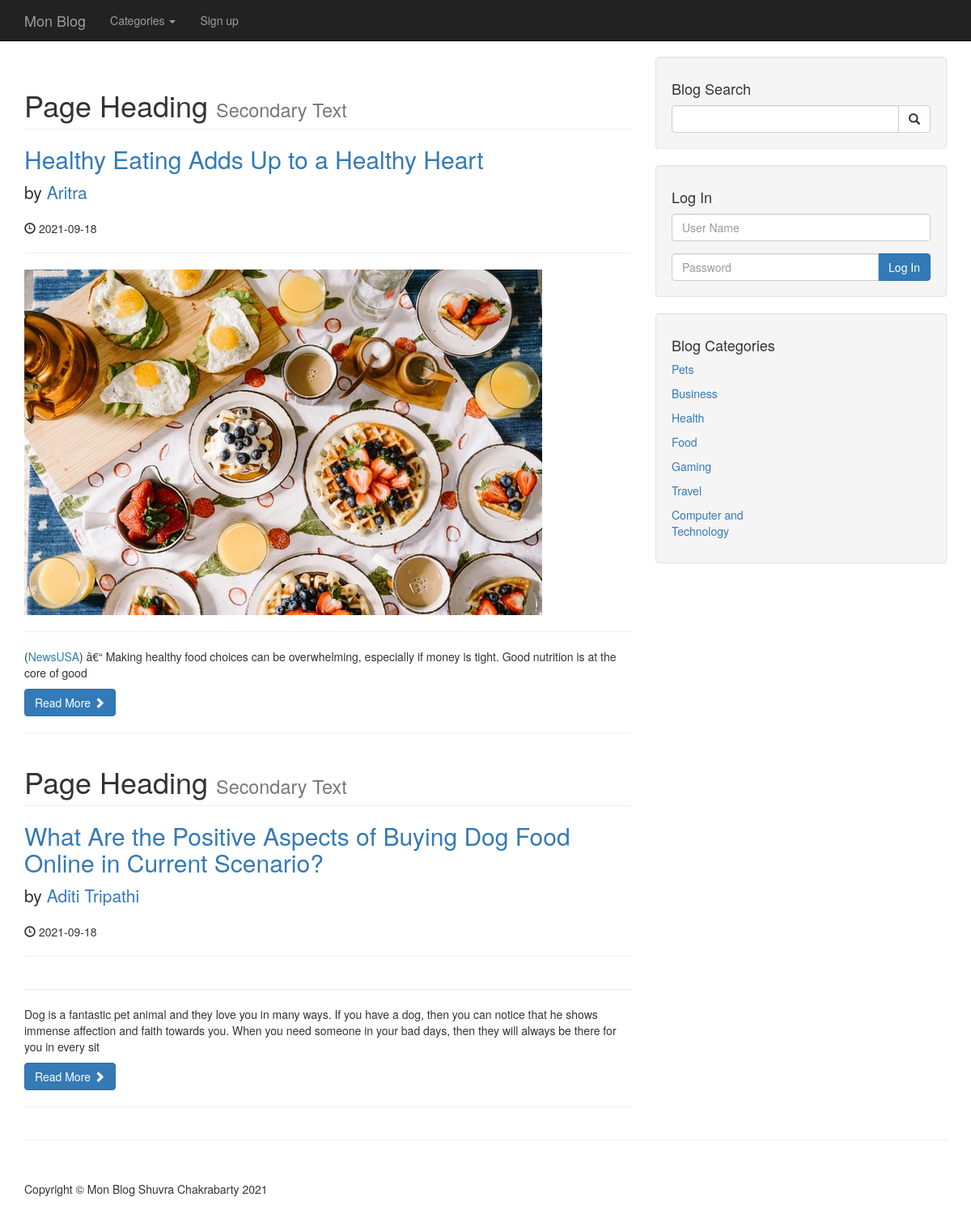
The page /category.php?cat_id=21 on the database its author committed.
### tables this page shows
CREATE TABLE `posts` (
  `post_id` int(11) NOT NULL,
  `post_category_id` int(10) NOT NULL,
  `post_author` varchar(255) NOT NULL,
  `post_comment_counts` int(11) NOT NULL DEFAULT '0',
  `post_content` mediumtext NOT NULL,
  `post_image` text NOT NULL,
  `post_status` varchar(255) NOT NULL DEFAULT 'draft',
  `post_tags` varchar(255) NOT NULL,
  `post_title` varchar(255) NOT NULL,
  `post_date` date NOT NULL,
  `post_views` int(100) NOT NULL DEFAULT '0',
  `post_author_id` int(11) NOT NULL
);

CREATE TABLE `categories` (
  `cat_id` int(11) NOT NULL,
  `cat_title` varchar(300) NOT NULL
);

### category.php (the view, shortened to what this page needs)
<?php
include "include/header.php";
?>
    <?php include 'include/navigation.php' ?>
    <div class="container">
    <div class="row">
        <div class="col-md-8">
            <?php
            if(isset($_GET['cat_id'])){
            $cat_id = $_GET['cat_id'];
            $cat_id = mysqli_real_escape_string($connect,$cat_id);
            $query = "SELECT * FROM posts where post_category_id = '$cat_id'";
            $select_all_from_query = mysqli_query($connect,$query);
            while ($row = mysqli_fetch_assoc($select_all_from_query)){
                $post_id = $row['post_id'];
                $post_author = $row['post_author'];
                $post_content = substr($row['post_content'],0,250);
                $post_image = $row['post_image'];
                $post_title = $row['post_title'];
                $post_date = $row['post_date']
                ?>
                <h1 class="page-header">
                    Page Heading
                    <small>Secondary Text</small>
                </h1>
                <h2>
                    <a href="post.php?post_id=<?php echo $post_id ?>"><?php echo $post_title?></a>
                </h2>
                <p class="lead">
                    by <a href="index.php"><?php echo $post_author?></a>
                </p>
                <p><span class="glyphicon glyphicon-time"></span> <?php echo $post_date?></p>
                <hr>
                <img class="img-responsive" src="images/<?php echo $post_image ?>" alt="">
                <hr>
                <p><?php echo $post_content?></p>
                <a class="btn btn-primary" href="post.php?post_id=<?php echo $post_id ?>">Read More <span class="glyphicon glyphicon-chevron-right"></span></a>
                <hr>
            <?php   }
            }
            ?>
        </div>
        <?php include "include/sidebar.php" ?>
    </div>
    <hr>
<?php include "include/footer.php"?>

### include/sidebar.php
<div class="col-md-4">
    <div class="well">
        <h4>Blog Search</h4>
        <form method="POST" action="./search.php">
            <div class="input-group">
                <input name="search" type="text" class="form-control">
                <span class="input-group-btn">
                    <button class="btn btn-default" name="submit" type="submit">
                        <span class="glyphicon glyphicon-search"></span>
                    </button>
                </span>
            </div>
        </form>
    </div>
    <?php
    if (!isset($_SESSION['user_name']))
    { ?>
        <div class="well">
            <h4>Log In</h4>
            <form method="POST" action="./include/login.php">
                <div class="form-group">
                    <input name="user_name" type="text" class="form-control" placeholder="User Name">
                </div>
                <div class="input-group">
                    <input name="password" type="password" class="form-control" placeholder="Password">
                    <span class="input-group-btn">
                        <button type="submit" class="btn btn-primary" name="login">Log In</button>
                    </span>
                </div>
            </form>
        </div>
    <?php } ?>
    <div class="well">
        <h4>Blog Categories</h4>
        <div class="row">
            <div class="col-lg-6">
                <?php
                $query = "SELECT * FROM categories";
                $select_all_catagory = mysqli_query($connect, $query);
                while ($row = mysqli_fetch_assoc($select_all_catagory)) {
                    $cat_title = $row['cat_title'];
                    $cat_id = $row['cat_id'];
                ?>
                    <ul class="list-unstyled">
                        <li><a href="category.php?cat_id=<?php echo $cat_id ?>"><?php echo $cat_title ?></a>
                        </li>
                    </ul>
                <?php
                } ?>
            </div>
        </div>
    </div>
</div>

### css/blog-home.css (style rules this page uses)
body { padding-top: 70px; }

### rows shown on the page
posts: post_title "Healthy Eating Adds Up to a Healthy Heart", post_author "Aritra", post_date "2021-09-18", post_image (picture), post_content "( NewsUSA ) â€“ Making healthy food choices can be overwhelming, especially if money is tight. Good nutrition is at the core of good"
posts: post_title "What Are the Positive Aspects of Buying Dog Food Online in Current Scenario?", post_author "Aditi Tripathi", post_date "2021-09-18", post_content "Dog is a fantastic pet animal and they love you in many ways. If you have a dog, then you can notice that he shows immense affection and faith towards you. When you need someone in your bad days, then they will always be there for you in every sit"
categories: cat_title "Pets"
categories: cat_title "Business"
categories: cat_title "Health"
categories: cat_title "Food"
categories: cat_title "Gaming"
categories: cat_title "Travel"
categories: cat_title "Computer and Technology"
